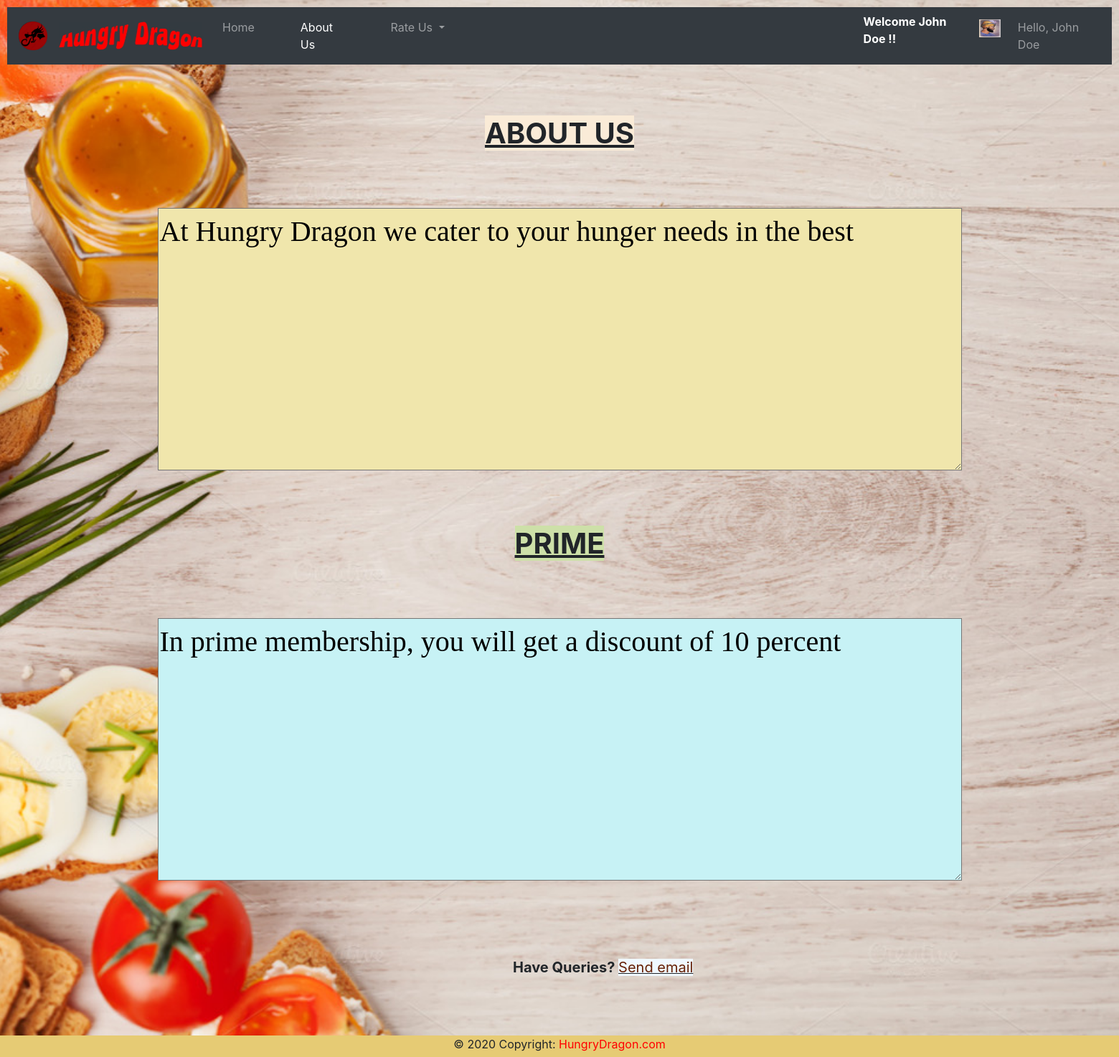
/about/ (signed in), run on the app's committed database.
### cust/models.py (models this page shows, shortened)
class Client(models.Model):
    user=models.OneToOneField(User,on_delete=models.CASCADE)
    phone=models.CharField(max_length=14)
    address=models.CharField(max_length=200)
    city=models.CharField(max_length=40)
    prime=models.BooleanField(default=False)
    state=models.CharField(max_length=40)
    image=models.FileField(upload_to="clients/images/")

### FoodApp/views.py (the view)
# urls.py: path('about/',views.aboutus,name="about"),
def aboutus(request):
    username=request.user.username
    try:
        user=User.objects.get(username=username)
        data=Client.objects.get(user=user)
        context={'client':data}
        return render(request,'aboutus.html',context)
    except:
        user=None
        context={'client':user}
        return render(request,'aboutus.html',context)

### templates/aboutus.html (shortened to what this page needs)
{% extends 'base.html' %}
{% load static %}
{% block body %}
<br><br><br>
<center ><b><h1 ><b><u><span  style="background-color: antiquewhite;">ABOUT US</span></u></b></h1></b></center>
<br><br><br>
<center><textarea name=""  style="font-family: serif; font-size: 40px; background-color: rgb(240, 230, 172) " cols=50 rows=6 id="demo" ></textarea></center>
<br><br><br>
<center ><b><h1 ><b><u><span  style="background-color: rgb(205, 224, 168);">PRIME</span></u></b></h1></b></center>
<br><br><br>
<center><textarea name=""  style=" font-family: serif; font-size: 40px; background-color: rgb(199, 242, 245) " cols=50 rows=6 id="demo2" ></textarea></center>
<div class="container" style="margin-left:690px; margin-top:100px;">
<b style="font-size: 20px;">Have Queries? </b>
<u>
<a href="mailto:SparshGeetansh@gmail.com" style="color:rgb(102, 33, 6);font-size:20px; background-color:aliceblue">Send email</a>
</u>
</div>
{% endblock %}

### templates/base.html (shortened to what this page needs)
<!doctype html>
{% load static %}
<html lang="en">
  <head>
    <link rel="stylesheet" href="{% static 'CSS/bootstrap.min.css' %}" >
  </head>
  <body>
    <nav class="navbar navbar-expand-lg navbar-dark bg-dark" style="color:black; background-color: lightcoral;">
      <a class="navbar-brand" href="{% static 'Images/MainDragon.png' %}"><img src="{% static 'Images/MainDragon.png' %}" width="40px" height="40px"></a>
      <a class="navbar-brand pr-1" href="\"><img src="{% static 'Images/FinalImage.jpg' %}" width="200px" height="40px"></a>
  <div class="collapse navbar-collapse" id="navbarSupportedContent">
    <ul class="navbar-nav mr-auto">
      <li {% if request.path == "/" %}class="nav-item active pr-5"{% else %}class="nav-item pr-5"{% endif %}>
        <a class="nav-link" href="\">Home <span class="sr-only">(current)</span></a>
      </li>
      <li {% if request.path == "/about/" %}class="nav-item active pr-5"{% else %}class="nav-item pr-5"{% endif %}>
        <a class="nav-link" href="/about">About Us</a>
      </li>
      <li class="nav-item dropdown pr-5">
        <a class="nav-link dropdown-toggle" href="#" id="navbarDropdown" role="button" data-toggle="dropdown" aria-haspopup="true" aria-expanded="false">
          Rate Us
        </a>
       {% if user.is_authenticated %}
       <li class="nav-item dropdown pr-5">
      </li>
      <li class="nav-item ml-6 pl-6">
<b><marquee style="color:white">Welcome {{client.user.username}} !!</marquee></b></h3>
       </li>
       <li class="nav-item pl-1">
         <a class="nav-link" href="{{ client.image.url }}"><img src="{{ client.image.url }}" alt="" width=30px height=25px></a>
       </li>
	   <li class="nav-item dropdown pl-2">
        <a class="nav-link dropdown" href="#" id="navbarDropdown" role="button" data-toggle="dropdown" aria-haspopup="true" aria-expanded="false">
          Hello, {{ user.get_username }}
        </a>
      </li>
        </li>
    {% endif %}
</ul>
  </div>
</nav>
{% block body %}
{% endblock %}
    <center>
<footer class="page-footer font-small blue">
  <div class="footer-copyright text-center">© 2020 Copyright:
    <a href="\" style="color:red"> HungryDragon.com</a>
  </div>
</footer>
</center>
  </body>
</html>

### data on the page
Client: user.username "John Doe", image (picture)

### other printed values
{{ user.get_username }} "John Doe"
